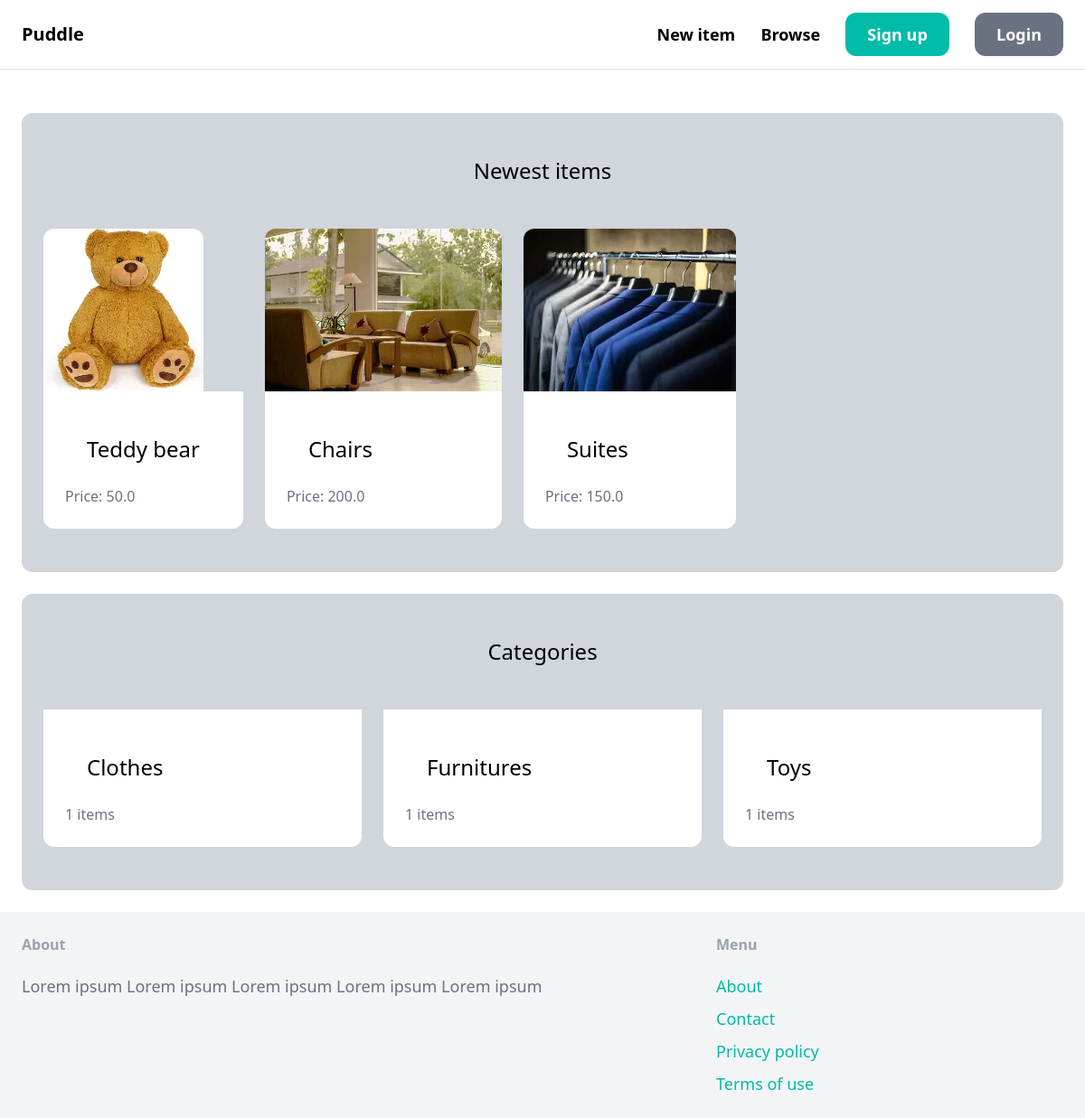
The app's page /, older data.
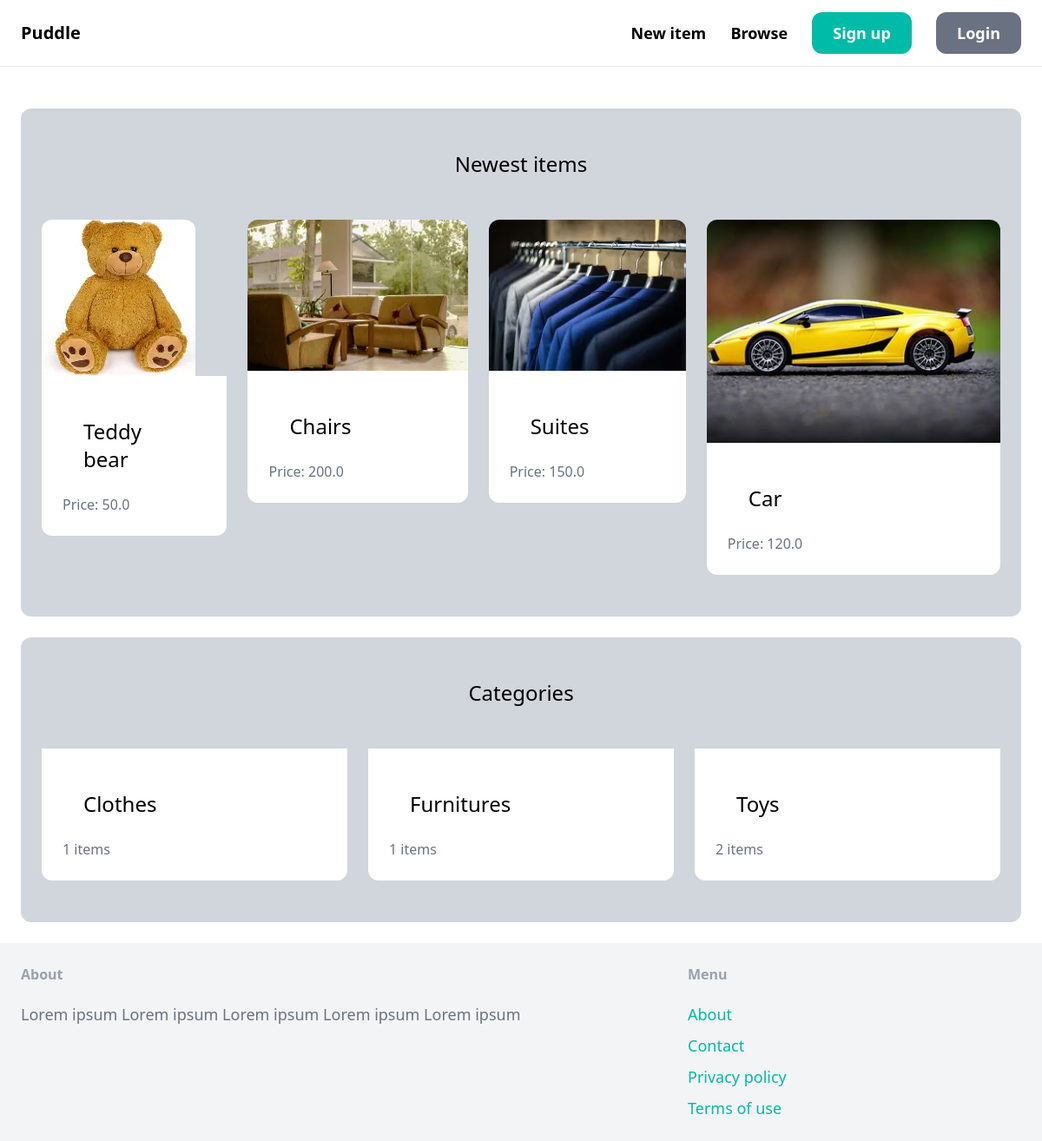
The same page, newer data.
### item/models.py (models this page shows, shortened)
class Item(models.Model):
    category = models.ForeignKey(Category,related_name='items',on_delete=models.CASCADE)
    name = models.CharField(max_length=255)
    description = models.TextField(blank=True,null=True)
    price = models.FloatField()
    image = models.ImageField(upload_to='item_images',blank=True,null=True)
    is_sold = models.BooleanField(default=False)
    created_by = models.ForeignKey(User,related_name='items',on_delete=models.CASCADE)
    created_at = models.DateTimeField(auto_now_add=True)

class Category(models.Model):
    name = models.CharField(max_length=255)
    class Meta:
        ordering = ('name',)
        verbose_name_plural = 'Categories'

### core/views.py (the view)
# urls.py: path('',views.index,name='index'),
def index(req):
    items = Item.objects.filter(is_sold=False)[0:6]
    categories = Category.objects.all()
    return render(req,'core/index.html',{
        'categories': categories,
        'items': items,
    })

### core/templates/core/index.html (shortened to what this page needs)
{% extends 'core/base.html' %}
{% block content %}
    <div class="mt-6 px-6 py-12 bg-gray-300 rounded-xl">
        <h2 class="mb-12 text-2xl text-center">Newest items</h2>
        <div class="flex flex-cols-3 gap-6">
            {% for item in items%}
                    <a href="{% url 'item:detail' item.id %}">
                    <div>
                        <img src="{{item.image.url}}" class="rounded-t-xl" />
                    </div>
                    <div class="p-6 bg-white rounded-b-xl">
                        <h2 class="p-6 text-2xl">{{item.name}}</h2>
                        <p class="text-gray-500">Price: {{item.price}}</p>
                    </div>
                    </a>
            {% endfor %}
        </div>
    </div>
    <div class="mt-6 px-6 py-12 bg-gray-300 rounded-xl">
        <h2 class="mb-12 text-2xl text-center">Categories</h2>
        <div class="grid grid-cols-3 gap-6">
            {% for category in categories %}
                <div>
                    <a href="#">
                    <div class="p-6 bg-white rounded-b-xl">
                        <h2 class="p-6 text-2xl">{{category.name}}</h2>
                        <p class="text-gray-500">{{category.items.count}} items</p>
                    </div>
                    </a>
                </div>
            {% endfor %}
        </div>
    </div>
{% endblock %}

### core/templates/core/base.html (shortened to what this page needs)
{% load static tailwind_tags %}
<!DOCTYPE html>
<html lang="en">
<head>
    {% tailwind_css %}
</head>
<body class="flex flex-col min-h-screen w-full">
    <header>
        <nav class="py-6 px-6 flex justify-between items-center border-b border-gray-200">
            <a href="/" class="text-xl font-semibold">Puddle</a>
            <div class="space-x-6">
                <a href="#" class="text-lg font-semibold hover:text-gray-500">New item</a>
                <a href="#" class="text-lg font-semibold hover:text-gray-500">Browse</a>
                <a href="{% url 'core:signup' %}" class="px-6 py-3 text-lg font-semibold bg-teal-500 text-white rounded-xl hover:bg-teal-700">Sign up</a>
                <a href="#" class="px-6 py-3 text-lg font-semibold bg-gray-500 text-white rounded-xl hover:bg-gray-700">Login</a>
            </div>
        </nav>
    </header>
    <main class='flex-1 flex-grow'>
        <div class="px-6 py-6">
        {% block content %}
        {% endblock %}
        </div>
    </main>
    <footer class="py-6 px-6 flex justify-between bg-gray-100">
        <div class="w-2/3 pr-10">
            <h3 class="mb-5 font-semibold text-gray-400">About</h3>
            <p class="text-lg text-gray-500">Lorem ipsum Lorem ipsum Lorem ipsum Lorem ipsum Lorem ipsum</p>
        </div>
        <div class="w-1/3">
            <h3 class="mb-5 font-semibold text-gray-400">Menu</h3>
            <ul class="space-y-2">
                <li>
                    <a href="#" class="text-lg text-teal-500 hover:text-teal-700">About</a>
                </li>
                <li>
                    <a href="{% url 'core:contact' %}" class="text-lg text-teal-500 hover:text-teal-700">Contact</a>
                </li>
                <li>
                    <a href="#" class="text-lg text-teal-500 hover:text-teal-700">Privacy policy</a>
                </li>
                <li>
                    <a href="#" class="text-lg text-teal-500 hover:text-teal-700">Terms of use</a>
                </li>
            </ul>
        </div>
    </footer>
</body>
</html>

Row changes from the older to the newer data that the page shows:
added Item: image (picture), name "Car", price "120.0"
computed for Category "Toys": items.count "1" → "2"
